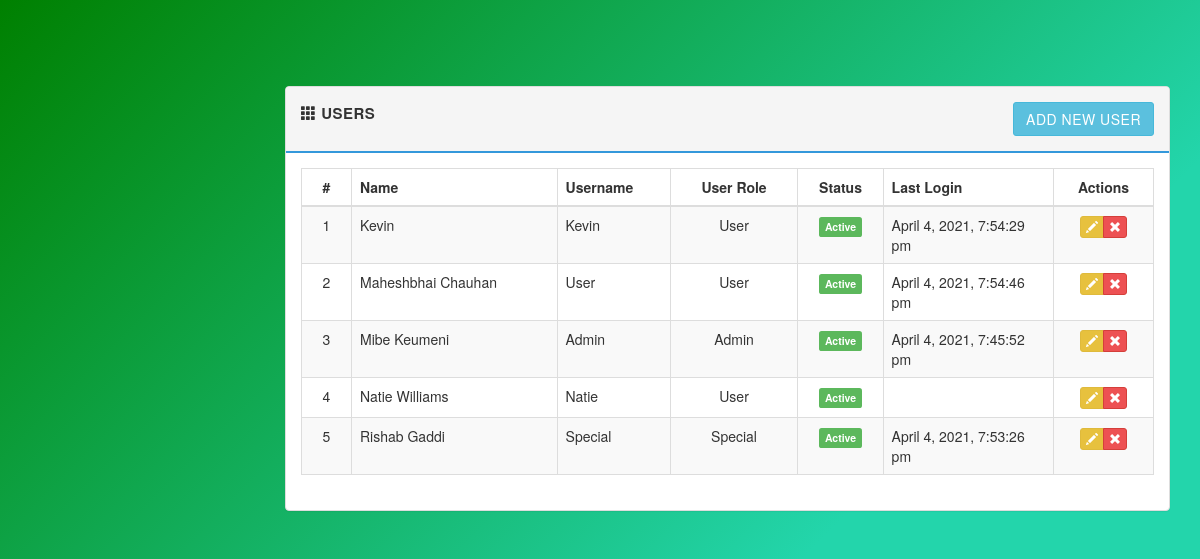
The page /users.php on the database its author committed.
### tables this page shows
CREATE TABLE IF NOT EXISTS `users` (
`id` int(11) unsigned NOT NULL,
  `name` varchar(60) NOT NULL,
  `username` varchar(50) NOT NULL,
  `password` varchar(255) NOT NULL,
  `user_level` int(11) NOT NULL,
  `image` varchar(255) DEFAULT 'no_image.jpg',
  `status` int(1) NOT NULL,
  `last_login` datetime DEFAULT NULL
);

CREATE TABLE IF NOT EXISTS `user_groups` (
`id` int(11) NOT NULL,
  `group_name` varchar(150) NOT NULL,
  `group_level` int(11) NOT NULL,
  `group_status` int(1) NOT NULL
);

### includes/sql.php (called while the page is built, shortened)
<?php
  require_once('includes/load.php');
function find_by_sql($sql)
{
  global $db;
  $result = $db->query($sql);
  $result_set = $db->while_loop($result);
 return $result_set;
}
  function find_all_user(){
      $sql = "SELECT u.id,u.name,u.username,u.user_level,u.status,u.last_login,";
      $sql .="g.group_name ";
      $sql .="FROM users u ";
      $sql .="LEFT JOIN user_groups g ";
      $sql .="ON g.group_level=u.user_level ORDER BY u.name ASC";
      $result = find_by_sql($sql);
      return $result;
  }
?>

### includes/database.php (called while the page is built, shortened)
<?php
class MySqli_DB {
    private $con;
    public $query_id;
public function db_connect()
{
  $this->con = mysqli_connect(DB_HOST,DB_USER,DB_PASS);
  if(!$this->con)
         {
           die(" Database connection failed:". mysqli_connect_error());
         } else {
           $select_db = $this->con->select_db(DB_NAME);
         }
}
public function query($sql)
   {
      if (trim($sql != "")) {
          $this->query_id = $this->con->query($sql);
      }
       return $this->query_id;
   }
public function fetch_array($statement)
{
  return mysqli_fetch_array($statement);
}
public function while_loop($loop){
   $results = array();
   while ($result = $this->fetch_array($loop)) {
      $results[] = $result;
   }
 return $results;
}
}
$db = new MySqli_DB();
?>

### includes/functions.php (called while the page is built, shortened)
<?php
function remove_junk($str){
  $str = nl2br($str);
  $str = htmlspecialchars(strip_tags($str, ENT_QUOTES));
  return $str;
}
function read_date($str){
     if($str)
      return date('F j, Y, g:i:s a', strtotime($str));
     else
      return null;
  }
function count_id(){
  static $count = 1;
  return $count++;
}
?>

### users.php (the view, shortened to what this page needs)
<?php
 $all_users = find_all_user();
?>
<?php include_once('layouts/header.php'); ?>
<div class="row">
   <div class="col-md-12">
   </div>
</div>
<div class="row">
  <div class="col-md-12">
    <div class="panel panel-default">
      <div class="panel-heading clearfix">
        <strong>
          <span class="glyphicon glyphicon-th"></span>
          <span>Users</span>
       </strong>
         <a href="add_user.php" class="btn btn-info pull-right">Add New User</a>
      </div>
     <div class="panel-body">
      <table class="table table-bordered table-striped">
        <thead>
          <tr>
            <th class="text-center" style="width: 50px;">#</th>
            <th>Name </th>
            <th>Username</th>
            <th class="text-center" style="width: 15%;">User Role</th>
            <th class="text-center" style="width: 10%;">Status</th>
            <th style="width: 20%;">Last Login</th>
            <th class="text-center" style="width: 100px;">Actions</th>
          </tr>
        </thead>
        <tbody>
        <?php foreach($all_users as $a_user): ?>
          <tr>
           <td class="text-center"><?php echo count_id();?></td>
           <td><?php echo remove_junk(ucwords($a_user['name']))?></td>
           <td><?php echo remove_junk(ucwords($a_user['username']))?></td>
           <td class="text-center"><?php echo remove_junk(ucwords($a_user['group_name']))?></td>
           <td class="text-center">
           <?php if($a_user['status'] === '1'): ?>
            <span class="label label-success"><?php echo "Active"; ?></span>
          <?php else: ?>
            <span class="label label-danger"><?php echo "Deactive"; ?></span>
          <?php endif;?>
           </td>
           <td><?php echo read_date($a_user['last_login'])?></td>
           <td class="text-center">
             <div class="btn-group">
                <a href="edit_user.php?id=<?php echo (int)$a_user['id'];?>" class="btn btn-xs btn-warning" data-toggle="tooltip" title="Edit">
                  <i class="glyphicon glyphicon-pencil"></i>
               </a>
                <a href="delete_user.php?id=<?php echo (int)$a_user['id'];?>" class="btn btn-xs btn-danger" data-toggle="tooltip" title="Remove">
                  <i class="glyphicon glyphicon-remove"></i>
                </a>
                </div>
           </td>
          </tr>
        <?php endforeach;?>
       </tbody>
     </table>
     </div>
    </div>
  </div>
</div>
  <?php include_once('layouts/footer.php'); ?>

### libs/css/main.css (style rules this page uses)
body { font-family: 'Helvetica Neue', Helvetica, Arial, sans-serif; font-weight: 400; overflow-x: hidden; overflow-y: auto; background: linear-gradient(-45deg, #EE7752,#E73C7E, #23A6D5, #23D5AB, #23D5AB, green); background-size: 400% 400%; animation: change 20s ease-in-out; height: 100%; width: 100%; }
a { color: #777; text-decoration: none; }
.panel-default >.panel-heading { background-color: #f5f5f5; border-bottom: 2px solid #3498DB; font-size: 15px; text-transform: uppercase; letter-spacing: .5px; padding: 15px; }
.btn { border-radius: 3px; -webkit-transition: all 300ms ease-in-out; -moz-transition: all 300ms ease-in-out; transition: all 300ms ease-in-out; }
.btn-warning { background-color: #e7c13e; border-color: #dfba3c; }
.btn-danger { background-color: #ed5153 }

### rows shown on the page
users: count_id "1", name "Kevin", username "Kevin", user_level.group_name "User", status "Active", last_login "April 4, 2021, 7:54:29 pm"
users: count_id "2", name "Maheshbhai Chauhan", username "User", user_level.group_name "User", status "Active", last_login "April 4, 2021, 7:54:46 pm"
users: count_id "3", name "Mibe Keumeni", username "Admin", user_level.group_name "Admin", status "Active", last_login "April 4, 2021, 7:45:52 pm"
users: count_id "4", name "Natie Williams", username "Natie", user_level.group_name "User", status "Active"
users: count_id "5", name "Rishab Gaddi", username "Special", user_level.group_name "Special", status "Active", last_login "April 4, 2021, 7:53:26 pm"
